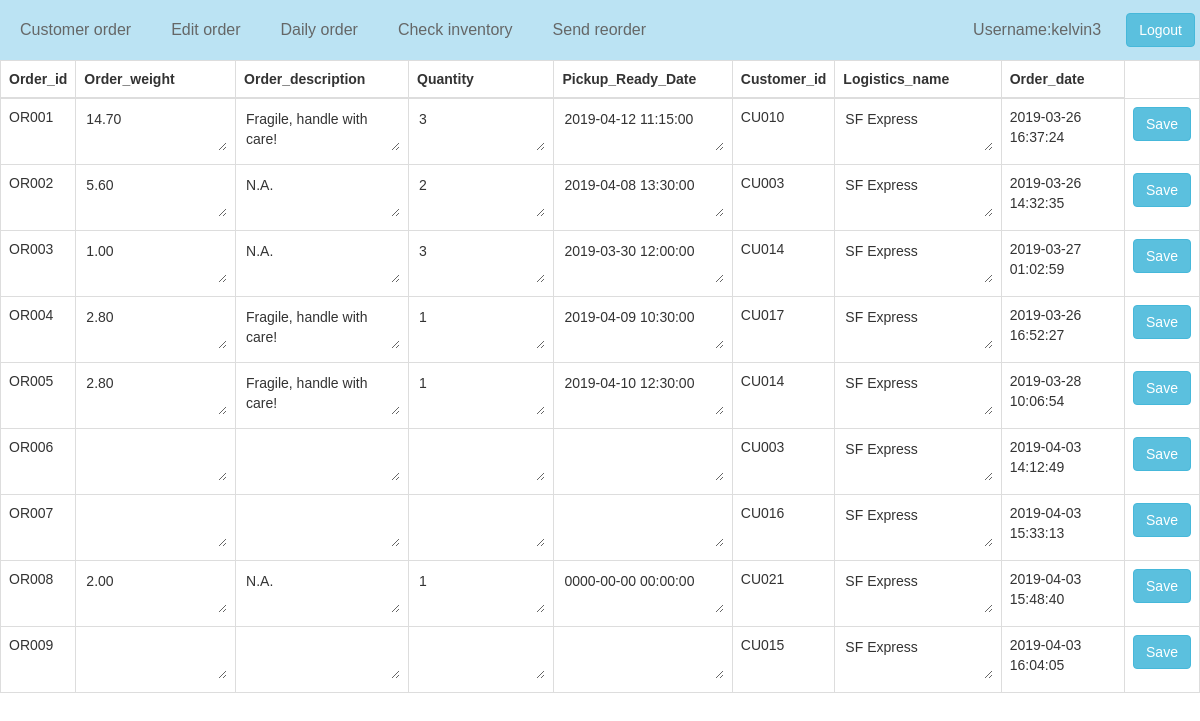
Screenshot of /edit_order.php (signed in) with the database file from the repository.
### tables this page shows
CREATE TABLE IF NOT EXISTS `Order` (
  `Order_id` char(5) NOT NULL,
  `Order_weight` float(6,2) DEFAULT NULL,
  `Order_description` varchar(80) DEFAULT NULL,
  `Quantity` int(3) DEFAULT NULL,
  `Pickup_Ready_Day` datetime DEFAULT NULL,
  `Customer_id` char(5) NOT NULL,
  `Retailer_id` char(5) NOT NULL,
  `Logistics_id` char(5) DEFAULT NULL,
  `Order_date` datetime NOT NULL,
  PRIMARY KEY (`Order_id`)
);

CREATE TABLE IF NOT EXISTS `Customer` (
  `Customer_id` char(5) NOT NULL,
  `Customer_name` varchar(50) NOT NULL,
  `Customer_address` varchar(100) NOT NULL,
  `Customer_tel` int(8) NOT NULL,
  PRIMARY KEY (`Customer_id`)
);

CREATE TABLE IF NOT EXISTS `Logistics` (
  `Logistics_id` char(5) NOT NULL,
  `Logistics_name` varchar(50) NOT NULL,
  PRIMARY KEY (`Logistics_id`)
);

### edit_order.php (the view, shortened to what this page needs)
<?php
    require_once 'connect.php';
?>
<!DOCTYPE html>
<html lang="en">
 <head>
<link rel="stylesheet" href="css/bootstrap.min.css" type="text/css"/>
<link rel="stylesheet" href="css/mystyle.css" type="text/css"/>
</head>
<body>
<nav class="nav navbar-default ">
<ul class="nav navbar-nav">
<li><a href="customerOrder.php">Customer order</a></li>
<li><a href="edit_order.php">Edit order</a></li>
<li><a href="viewOrder.php">Daily order</a></li>
<li><a href="checkinventory.php">Check inventory</a></li>
<li><a href="sendReorder.php">Send reorder</a></li>
</ul>
<ul class="nav navbar-nav navbar-right">
<li><a><?php echo "Username:".$_SESSION['username']; ?> </a></li>
<li>  <button class="btn btn-info navbar-btn"  onclick="window.location.href = 'logout.php';">Logout</button> </li>
</ul>
</nav>
<div>
<table class="table table-bordered">
<thead>
<tr>
<th>Order_id</th>
<th>Order_weight</th>
<th>Order_description</th>
<th>Quantity</th>
<th>Pickup_Ready_Date</th>
<th>Customer_id</th>
<th>Logistics_name</th>
<th>Order_date</th>
</tr>
</thead>
<?php
    $sql = "SELECT a.`Order_id`,a.`Order_weight`,a.`Order_description`,a.`Quantity`,a.`Pickup_Ready_Day`,b.*,c.*,d.*, a. `Order_date` FROM `Order`as a JOIN `Customer` as b on a.`Customer_id`=b.`Customer_id` JOIN `Retailer` as c on a.`Retailer_id`=c.`Retailer_id`, `Logistics` as d ORDER BY a.`Order_id`;";
    $result = mysqli_query($conn, $sql);
    if (mysqli_num_rows($result) > 0) {
        while($row = mysqli_fetch_assoc($result)) {
?>
<form name="editoder" action="<?php echo $_SERVER['PHP_SELF']; ?>" method='POST'>
<tbody id="myTable">
<tr>
<td><?php echo $row['Order_id'];?></td>
<td><textarea style="width:100%; border:0px white;" type="text" name="weight"><?php echo $row['Order_weight'];?></textarea></td>
<td><textarea style="width:100%; border:0px white;" type="text" name="description"><?php echo $row['Order_description'];?></textarea></td>
<td><textarea style="width:100%;  border:0px white;" type="text" name="quantity" ><?php echo $row['Quantity'];?></textarea></td>
<td><textarea style="width:100%; border:0px white;" type="text" name="prd"><?php echo $row['Pickup_Ready_Day'];?></textarea></td>
<td><?php echo $row['Customer_id'];?></td>
<td><textarea style="width:100%; border:0px white;"  type="text" name="logistics"><?php echo $row['Logistics_name'];?></textarea></td>
<td><?php echo $row['Order_date'];?></td>
<td><button class="btn btn-info" value="<?php echo $row['Order_id'];?>" name="get_id"> Save</button></td>
</tr>
</tbody>
</form>
<?php    }
    } else { ?>
<h3>  <?php  echo "Sorry, we can't find any result here! Please search again.";
    } ?>
</table>
</div>
</body>
</html>

### css/mystyle.css (style rules this page uses)
* { margin:0px 0px 0px 0px; padding:auto; }
.nav ul { list-style:none; text-align:center; padding:0; margin:0; }
.nav li { display:inline-block; font-size:16px; padding:5px; }
.navbar-default { background-color: #bbe3f3; border-color: #c3edf1; }
.navbar-default .navbar-nav > li > a { color: #656767; }
* { box-sizing: border-box }
body { font-family: Verdana, sans-serif; margin:0 }

### rows the page displays
order: Order_id "OR001", weight "14.70", description "Fragile, handle with care!", quantity "3", prd "2019-04-12 11:15:00", Customer.Customer_id "CU010", logistics "SF Express", Order_date "2019-03-26 16:37:24"
order: Order_id "OR002", weight "5.60", description "N.A.", quantity "2", prd "2019-04-08 13:30:00", Customer.Customer_id "CU003", logistics "SF Express", Order_date "2019-03-26 14:32:35"
order: Order_id "OR003", weight "1.00", description "N.A.", quantity "3", prd "2019-03-30 12:00:00", Customer.Customer_id "CU014", logistics "SF Express", Order_date "2019-03-27 01:02:59"
order: Order_id "OR004", weight "2.80", description "Fragile, handle with care!", quantity "1", prd "2019-04-09 10:30:00", Customer.Customer_id "CU017", logistics "SF Express", Order_date "2019-03-26 16:52:27"
order: Order_id "OR005", weight "2.80", description "Fragile, handle with care!", quantity "1", prd "2019-04-10 12:30:00", Customer.Customer_id "CU014", logistics "SF Express", Order_date "2019-03-28 10:06:54"
order: Order_id "OR006", Customer.Customer_id "CU003", logistics "SF Express", Order_date "2019-04-03 14:12:49"
order: Order_id "OR007", Customer.Customer_id "CU016", logistics "SF Express", Order_date "2019-04-03 15:33:13"
order: Order_id "OR008", weight "2.00", description "N.A.", quantity "1", prd "0000-00-00 00:00:00", Customer.Customer_id "CU021", logistics "SF Express", Order_date "2019-04-03 15:48:40"
order: Order_id "OR009", Customer.Customer_id "CU015", logistics "SF Express", Order_date "2019-04-03 16:04:05"

### other values shown
$_SESSION['username'] "kelvin3"
